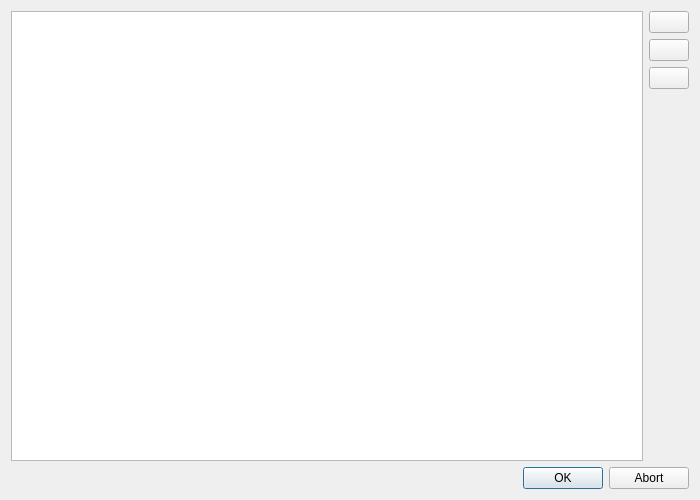
<?xml version="1.0" encoding="UTF-8"?>
<ui version="4.0">
 <author>Thomas Vogt</author>
 <class>Arinc615aQt::TargetListDialog</class>
 <widget class="QDialog" name="Arinc615aQt::TargetListDialog">
  <property name="geometry">
   <rect>
    <x>0</x>
    <y>0</y>
    <width>700</width>
    <height>500</height>
   </rect>
  </property>
  <property name="windowTitle">
   <string>Target List</string>
  </property>
  <property name="windowIcon">
   <iconset resource="../../qt_icon_resources/lib/qt_icon_resources/font_awesome/font_awesome.qrc">
    <normaloff>:/fa/solid/server.svg</normaloff>:/fa/solid/server.svg</iconset>
  </property>
  <layout class="QVBoxLayout" name="verticalLayout_2">
   <item>
    <widget class="QWidget" name="wdgtTargets" native="true">
     <layout class="QHBoxLayout" name="horizontalLayout">
      <property name="leftMargin">
       <number>0</number>
      </property>
      <property name="topMargin">
       <number>0</number>
      </property>
      <property name="rightMargin">
       <number>0</number>
      </property>
      <property name="bottomMargin">
       <number>0</number>
      </property>
      <item>
       <widget class="QTableView" name="targets">
        <property name="selectionMode">
         <enum>QAbstractItemView::SelectionMode::SingleSelection</enum>
        </property>
        <property name="selectionBehavior">
         <enum>QAbstractItemView::SelectionBehavior::SelectRows</enum>
        </property>
        <attribute name="horizontalHeaderStretchLastSection">
         <bool>true</bool>
        </attribute>
        <attribute name="verticalHeaderVisible">
         <bool>false</bool>
        </attribute>
       </widget>
      </item>
      <item>
       <layout class="QVBoxLayout" name="verticalLayout">
        <item>
         <widget class="QPushButton" name="addTarget">
          <property name="toolTip">
           <string>Add Target</string>
          </property>
          <property name="icon">
           <iconset resource="../../qt_icon_resources/lib/qt_icon_resources/font_awesome/font_awesome.qrc">
            <normaloff>:/fa/solid/circle-plus.svg</normaloff>:/fa/solid/circle-plus.svg</iconset>
          </property>
          <property name="iconSize">
           <size>
            <width>24</width>
            <height>24</height>
           </size>
          </property>
         </widget>
        </item>
        <item>
         <widget class="QPushButton" name="removeTarget">
          <property name="toolTip">
           <string>Remove Target</string>
          </property>
          <property name="icon">
           <iconset resource="../../qt_icon_resources/lib/qt_icon_resources/font_awesome/font_awesome.qrc">
            <normaloff>:/fa/solid/circle-minus.svg</normaloff>:/fa/solid/circle-minus.svg</iconset>
          </property>
          <property name="iconSize">
           <size>
            <width>24</width>
            <height>24</height>
           </size>
          </property>
         </widget>
        </item>
        <item>
         <widget class="QPushButton" name="editTarget">
          <property name="toolTip">
           <string>Edit Target</string>
          </property>
          <property name="icon">
           <iconset resource="../../qt_icon_resources/lib/qt_icon_resources/font_awesome/font_awesome.qrc">
            <normaloff>:/fa/solid/pen.svg</normaloff>:/fa/solid/pen.svg</iconset>
          </property>
          <property name="iconSize">
           <size>
            <width>24</width>
            <height>24</height>
           </size>
          </property>
         </widget>
        </item>
        <item>
         <spacer name="verticalSpacer">
          <property name="orientation">
           <enum>Qt::Orientation::Vertical</enum>
          </property>
          <property name="sizeHint" stdset="0">
           <size>
            <width>20</width>
            <height>40</height>
           </size>
          </property>
         </spacer>
        </item>
       </layout>
      </item>
     </layout>
    </widget>
   </item>
   <item>
    <widget class="QDialogButtonBox" name="buttonBox">
     <property name="orientation">
      <enum>Qt::Orientation::Horizontal</enum>
     </property>
     <property name="standardButtons">
      <set>QDialogButtonBox::StandardButton::Abort|QDialogButtonBox::StandardButton::Ok</set>
     </property>
    </widget>
   </item>
  </layout>
 </widget>
 <tabstops>
  <tabstop>targets</tabstop>
  <tabstop>addTarget</tabstop>
  <tabstop>removeTarget</tabstop>
  <tabstop>editTarget</tabstop>
  <tabstop>buttonBox</tabstop>
 </tabstops>
 <resources>
  <include location="../arinc_615a_dla_qt/resources/arinc_615a_dla_qt_resources.qrc"/>
  <include location="../../qt_icon_resources/lib/qt_icon_resources/font_awesome/font_awesome.qrc"/>
 </resources>
 <connections>
  <connection>
   <sender>buttonBox</sender>
   <signal>accepted()</signal>
   <receiver>Arinc615aQt::TargetListDialog</receiver>
   <slot>accept()</slot>
   <hints>
    <hint type="sourcelabel">
     <x>248</x>
     <y>254</y>
    </hint>
    <hint type="destinationlabel">
     <x>157</x>
     <y>274</y>
    </hint>
   </hints>
  </connection>
  <connection>
   <sender>buttonBox</sender>
   <signal>rejected()</signal>
   <receiver>Arinc615aQt::TargetListDialog</receiver>
   <slot>reject()</slot>
   <hints>
    <hint type="sourcelabel">
     <x>316</x>
     <y>260</y>
    </hint>
    <hint type="destinationlabel">
     <x>286</x>
     <y>274</y>
    </hint>
   </hints>
  </connection>
 </connections>
</ui>
